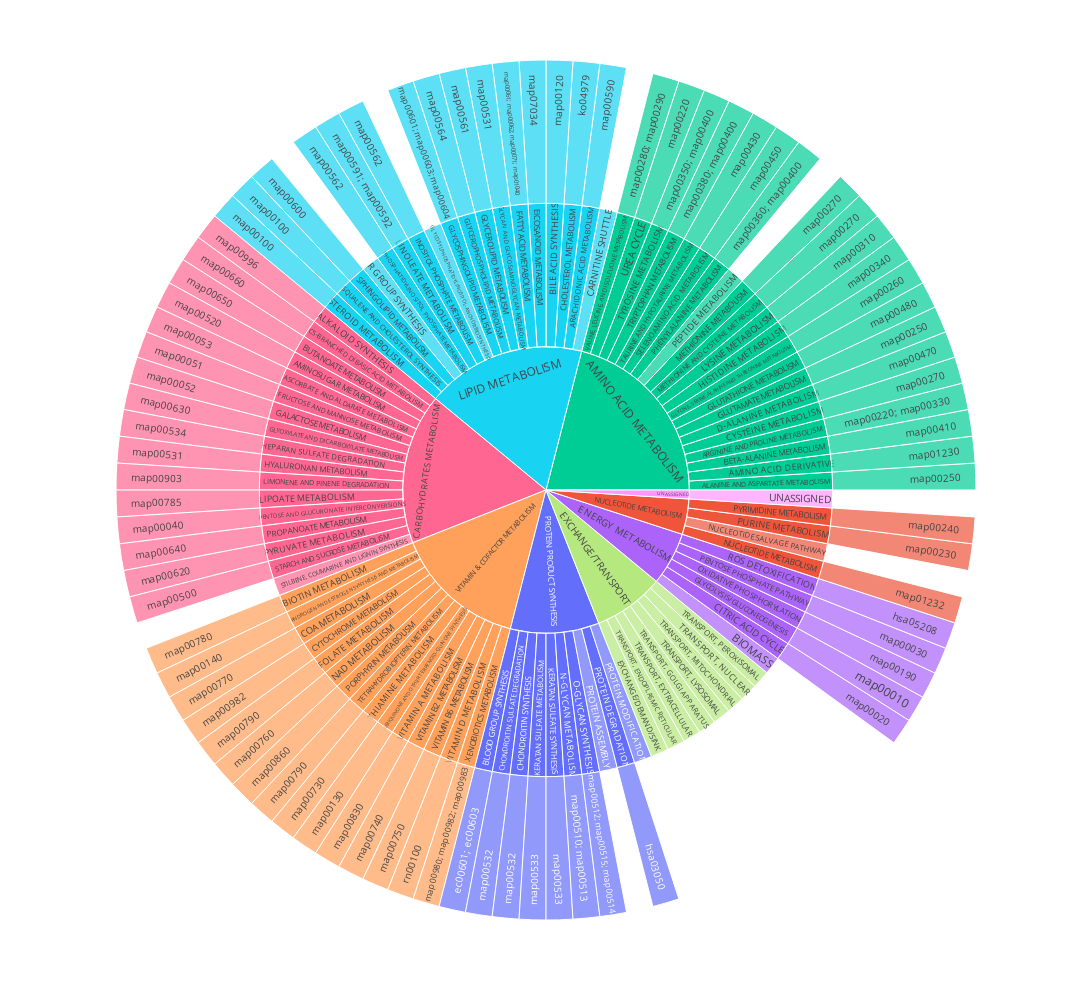

The notebook cell this image was saved under:
### Code cell
# Generate the Sunburst Plot

fig = px.sunburst(subsystems, path=['System', 'Subsystems', 'Kegg Pathway'],
                  color='System')

# Convert to a Graph Objects figure
fig_go = go.Figure(fig)

# Update layout
fig_go.update_layout(width=1200, height=1000)

# Define font sizes
font_size_last_layer = 10
font_size_previous_layer = 15
default_font_size = 12

# Create a list to store font sizes
font_sizes = []

# Update font size for each level
for trace in fig_go.data:
    if isinstance(trace, go.Sunburst):
        for id in trace.ids:
            level = id.count("/")  # Determine level by the number of slashes in the id
            if level == 2:  # Last layer (Kegg Pathway)
                font_sizes.append(font_size_last_layer)
            elif level == 1:  # Previous layer (Subsystems)
                font_sizes.append(font_size_previous_layer)
            else:
                font_sizes.append(default_font_size)  # Default size for other layers

# Apply the font sizes to the figure
fig_go.update_traces(insidetextfont=dict(size=font_sizes))

# Save the figure
fig_go.write_html("../Plots/sunburst_subsystems.html")  # Save as interactive HTML file
fig_go.write_image("../Plots/sunburst_subsystems.png", width=1200, height=1000, scale=2)  # Increase resolution by setting scale parameter

# Show the plot
fig_go.show()

### Figure 1 — Plotly figure (JSON) as saved in the notebook; plotly's stock layout.template omitted (floating-point values rounded to 4 significant figures; data arrays with more than 128 entries replaced by an {"elided": "..."} marker saying what was removed)
{"data": [{"branchvalues": "total", "customdata": {"elided": "191x1 str values"}, "domain": {"x": [0, 1], "y": [0, 1]}, "hovertemplate": "labels=%{label}<br>count=%{value}<br>parent=%{parent}<br>id=%{id}<br>System=%{customdata[0]}<extra></extra>", "ids": {"elided": "191 str values"}, "insidetextfont": {"size": {"elided": "191 int values"}}, "labels": {"elided": "191 str values"}, "marker": {"colors": {"elided": "191 str values"}}, "name": "", "parents": {"elided": "191 str values"}, "type": "sunburst", "values": {"elided": "191 int values"}}], "layout": {"height": 1000, "legend": {"tracegroupgap": 0}, "margin": {"t": 60}, "width": 1200}}
